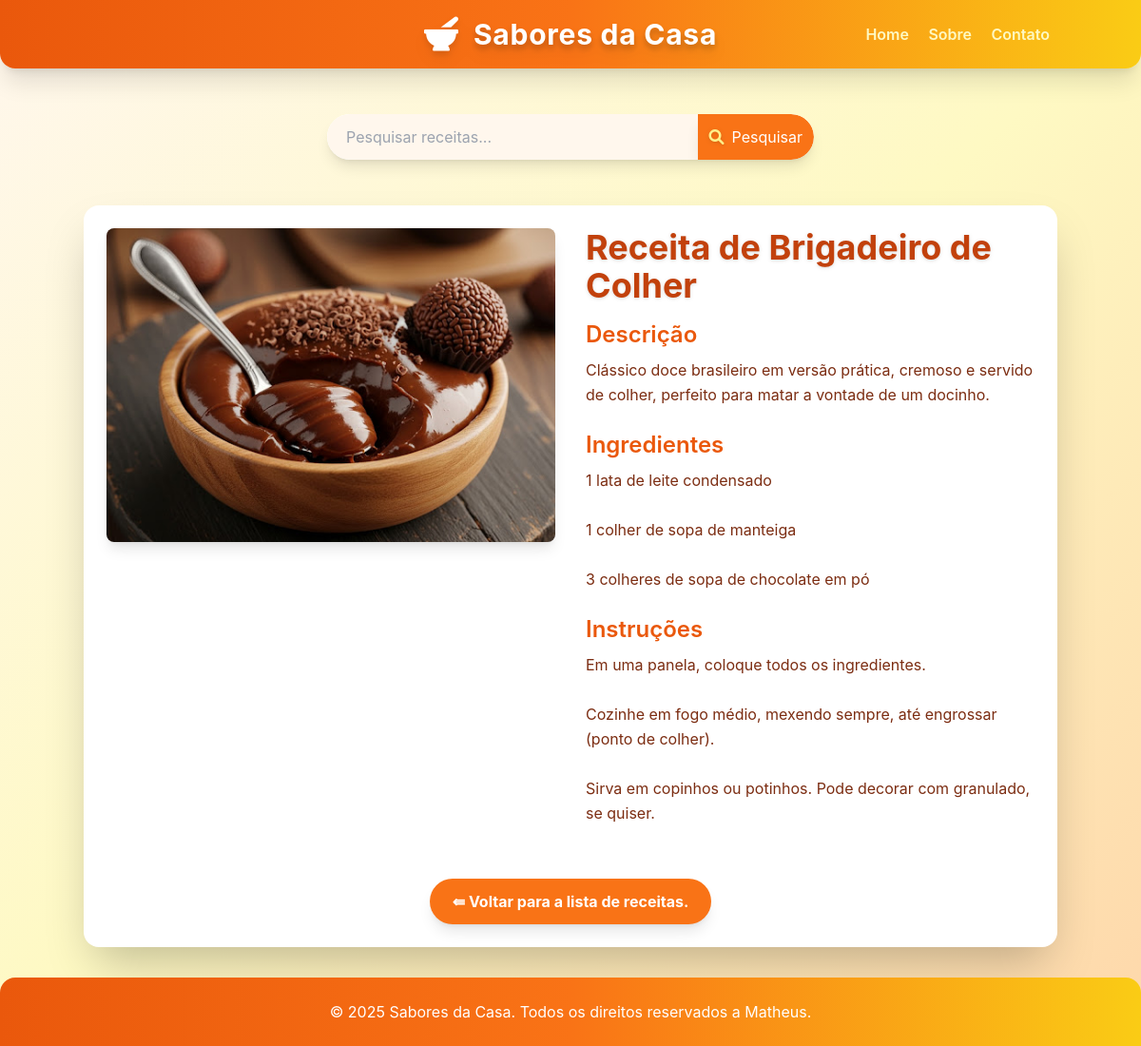
The page /receitas/receita/3/ on the database its author committed.
### receitas/models.py (models this page shows, shortened)
class Receita(models.Model):
    CATEGORIAS = [
        ("doces", "Doces"),
        ("salgadas", "Salgadas"),
        ("bebidas", "Bebidas"),
    ]
    title = models.CharField(max_length=200)
    description = models.TextField()
    ingredients = models.TextField()
    instructions = models.TextField()
    categoria = models.CharField(max_length=20, choices=CATEGORIAS, default="doces")
    image = models.ImageField(upload_to="receitas/images/", null=True, blank=True)
    created_at = models.DateTimeField(auto_now_add=True)
    updated_at = models.DateTimeField(auto_now=True)
    class Meta:
        verbose_name = "Receita"
        verbose_name_plural = "Receitas"
        ordering = ["-created_at"]

### receitas/views.py (the view)
# urls.py: path('receita/<int:id>/', views.receita_detail, name='receita_detail'),
def receita_detail(request, id):
    receita = get_object_or_404(Receita, pk=id)
    return render(request, "receitas/receita_detail.html", {"receita": receita})

### receitas/templates/receitas/receita_detail.html (shortened to what this page needs)
{% extends "receitas/base.html" %}
{% block content %}
<div class="flex flex-col md:flex-row gap-8">
    {% if receita.image %}
    <div class="md:w-1/2">
        <img src="{{ receita.image.url }}" alt="[Imagem da {{ receita.title }}]"
            class="w-full h-auto object-cover rounded-lg shadow-lg transition-shadow duration-300">
    </div>
    {% endif %}
    <div class="md:w-1/2">
        <h2 class="text-4xl font-bold text-orange-700 mb-4 drop-shadow">{{ receita.title }}</h2>
        <h3 class="text-2xl font-semibold text-orange-600 mb-2">Descrição</h3>
        <p class="text-orange-900 mb-6 leading-relaxed">{{ receita.description }}</p>
        <h3 class="text-2xl font-semibold text-orange-600 mb-2">Ingredientes</h3>
        <p class="text-orange-900 mb-6 leading-relaxed whitespace-pre-wrap">{{ receita.ingredients }}</p>
        <h3 class="text-2xl font-semibold text-orange-600 mb-2">Instruções</h3>
        <p class="text-orange-900 mb-6 leading-relaxed whitespace-pre-wrap">{{ receita.instructions }}</p>
    </div>
</div>
<div class="mt-8 text-center">
    <a href="{% url 'home' %}"
        class="inline-block bg-orange-500 hover:bg-orange-600 text-white font-bold py-3 px-6 rounded-full transition duration-300 ease-in-out shadow-lg">
        &lAarr; Voltar para a lista de receitas.
    </a>
</div>
{% endblock %}

### receitas/templates/receitas/base.html (style rules this page uses)
body { font-family: 'Inter', sans-serif; }

### rows shown on the page
Receita: image (picture), title "Receita de Brigadeiro de Colher", description "Clássico doce brasileiro em versão prática, cremoso e servido de colher, perfeito para matar a vontade de um docinho.", ingredients "1 lata de leite condensado 1 colher de sopa de manteiga 3 colheres de sopa de chocolate em pó", instructions "Em uma panela, coloque todos os ingredientes. Cozinhe em fogo médio, mexendo sempre, até engrossar (ponto de colher). Sirva em copinhos ou potinhos. Pode decorar com granulado, se quiser."
